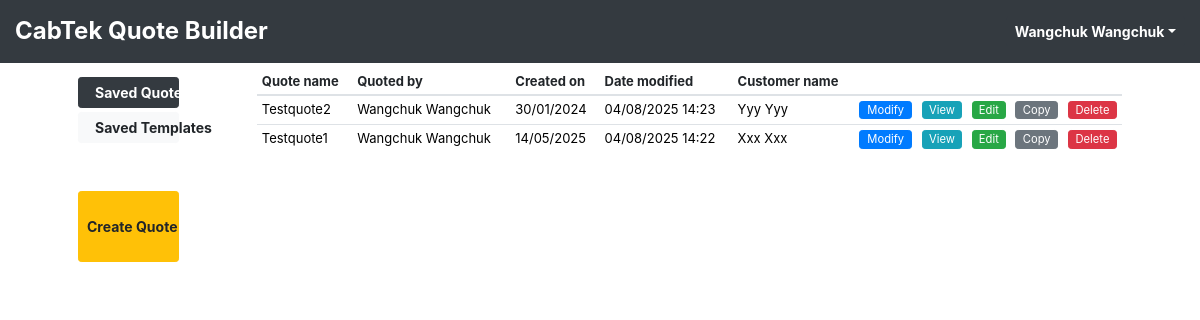
The page /index (signed in) on the database its author committed.
### tables this page shows
CREATE TABLE user_table (
            user_id Integer PRIMARY KEY AUTOINCREMENT,
            user_name TEXT NOT NULL UNIQUE,
            full_name TEXT NOT NULL,
            email_id TEXT NOT NULL,
            user_password TEXT NOT NULL,
            mobile_no TEXT,
            phone_no TEXT,
            user_type_id Integer
            
        );

CREATE TABLE quotes_table (
            quote_id INTEGER PRIMARY KEY AUTOINCREMENT,
            quote_name TEXT NOT NULL UNIQUE,
            user_id INTEGER NOT NULL,
            date_quote_created TEXT,
            customer_name TEXT,
            customer_email TEXT,
            customer_phone_no TEXT,
            delivery_info TEXT,
            quote_name_lower_case TEXT,
            time_stamp INTEGER,
            rev_date TEXT,
            is_template TEXT,
            quote_status_id INTEGER
        , revision_dates TEXT, joinery_supply_type TEXT, is_diy Text, company_id Integer);

### app.py (the view)
@app.route('/index')
@app.route('/index/<showSavedTemplate>')
def index(showSavedTemplate = 'no'):
    try:
        if 'user_info' in session:
            current_user_id = session['user_info']['user_id']
            quotes_by_user_id = quote_builder_db.get_quotes_by_user_id(current_user_id)
            for i in range(len(quotes_by_user_id)):
                user_id = quotes_by_user_id[i]['user_id']
                quotes_by_user_id[i]['quoted_by'] = quote_builder_db.get_user_info_by_id(user_id)['full_name']
                quote_status_id = quotes_by_user_id[i]['quote_status_id']
                quotes_by_user_id[i]['quote_status'] = quote_builder_db.get_quote_status_name(quote_status_id)
            has_saved_quotes = True if any(row['is_template'] == 'no' for row in quotes_by_user_id) else False
            has_saved_template_quotes = True if any(row['is_template'] == 'yes' for row in quotes_by_user_id) else False
            return render_template('index.html', quotes_by_user_id = quotes_by_user_id, has_saved_quotes = has_saved_quotes, has_saved_template_quotes = has_saved_template_quotes, showSavedTemplate = showSavedTemplate)
        else:
            return render_template('login_error.html')
    except Exception as ex:
        print(f'Error:"{ex}" [In function {inspect.stack()[0][3]}]')

### quote_builder_db_manager.py (called while the page is built)
def create_db_connection():
    QUOTING_DB_PATH = file_folder_paths.TEST_QUOTING_DB_PATH    # For Testing
    connection = sqlite3.connect(QUOTING_DB_PATH)
    connection.row_factory = sqlite3.Row
    return connection

def get_user_info_by_id(user_id):
    user_info = {}
    try:
        user_id = int(user_id)
        sql = f' SELECT * FROM user_table WHERE user_id = ? '
        connection = create_db_connection()
        cursor = connection.cursor()
        cursor.execute(sql, [user_id])
        row = cursor.fetchone()
        cursor.close()
        connection.close()
        if row != None:
            user_info = {key: row[key] for key in row.keys()}
        return user_info
    except Exception as ex:
        print(f'Error:"{ex}" [In function {inspect.stack()[0][3]}]')
        return user_info

def get_quote_status_name(quote_status_id):
    quote_status_name = ""
    try:
        quote_status_id = int(quote_status_id)
        sql = f' SELECT * FROM quote_status_table WHERE quote_status_id = ? '
        connection = create_db_connection()
        cursor = connection.cursor()
        cursor.execute(sql, [quote_status_id])
        row = cursor.fetchone()
        cursor.close()
        connection.close()
        return row['quote_status']  if row  else quote_status_name
    except Exception as ex:
        print(f'Error:"{ex}" [In function {inspect.stack()[0][3]}]')
        return quote_status_name

def get_quotes_by_user_id(user_id):
    quotes_by_user_id = []
    try:
        user_id = int(user_id)
        sql = ''' SELECT * FROM quotes_table WHERE user_id=? ORDER BY time_stamp DESC'''
        connection = create_db_connection()
        cursor = connection.cursor()
        cursor.execute(sql,[user_id])
        rows = cursor.fetchall()
        cursor.close()
        connection.close()
        for row in rows:
            quotes_by_user_id.append({key: row[key] for key in row.keys()})
        return quotes_by_user_id
    except Exception as ex:
        print(f'Error:"{ex}" [In function {inspect.stack()[0][3]}]')
        return quotes_by_user_id

### templates/index.html (shortened to what this page needs)
{% include "header.html" %}
<div class="main-div">
    {% if "user_info" in session %}
    <div class="row ml-5 mr-5">
        <div class="col-md-2 " id="index_buttons_div">
            <div class="mr-5">
                <button type="button" class="btn btn-sm {{'btn-dark' if showSavedTemplate == 'no' else 'btn-light '}} full-width  mt-1 mb-1 bold text-left pl-3" id="saved_quote_btn" onclick="showSavedQuotesDiv()">Saved Quotes</button>
                <button type="button" class="btn btn-sm {{'btn-dark' if showSavedTemplate == 'yes' else 'btn-light '}} full-width  mb-5 bold text-left pl-3" id="saved_template_btn" onclick="showSavedTemplateDiv()">Saved Templates</button>
                <a type="button" class="btn btn-sm btn-warning full-width  bold mb-4   pt-4 pb-4" id="create_quote_btn" onclick="" href="{{url_for('create_quote')}}">Create Quote </a>
            </div>
        </div>
        <div class="col-md-10" >
            <div class="row" >
                <div class="col-md-12 {{ 'hide' if showSavedTemplate == 'yes' else '' }}" id="saved_quote_div" style="overflow-x: hidden; overflow-y: auto; height: 85vh;">
                    {% if quotes_by_user_id and has_saved_quotes == true %}
                    <table class="table table-sm table-hover" id="saved_quote_table" >
                        <thead>
                            <tr>
                                <th scope="col" class="border-top-0">Quote name</th>
                                <th scope="col" class="border-top-0">Quoted by</th>
                                <th scope="col" class="border-top-0">Created on</th>
                                <th scope="col" class="border-top-0">Date modified</th>
                                <th scope="col" class="border-top-0">Customer name</th>
                                <th colspan="5" class="border-top-0 "></th>
                            </tr>
                        </thead>
                        <tbody>
                            {% for quote in quotes_by_user_id %}
                            {% if quote['is_template'] == 'no' %}
                            <tr id="quote_id_{{quote['quote_id']}}">
                                <td>
                                    {{ quote['quote_name'] }}
                                </td>
                                <td>{{ quote['quoted_by'] }}</td>
                                <td>{{ quote['date_quote_created'] }}</td>
                                <td> {{ quote['rev_date']}}</td>
                                <td>{{ quote['customer_name'] }}</td>
                                <td><a href="{{url_for('add_quote_details',quote_name = quote['quote_name'] )}}" type="button" class="btn btn-sm btn-primary full-width p-0 m-0 "><small class=" pl-1 pr-1">Modify</small></a></td>
                                <td><a href="{{url_for('view_quote',quote_name = quote['quote_name'] )}}" type="button" class="btn btn-sm btn-info full-width p-0 m-0"><small class=" pl-1 pr-1">View</small></a></td>
                                <td><a href="{{url_for('edit_quote',quote_id = quote['quote_id'] )}}" type="button" class="btn btn-sm btn-success full-width p-0 m-0"><small class=" pl-1 pr-1">Edit</small></a></td>
                                <td><button type="button" class="btn btn-sm btn-secondary full-width p-0 m-0 " data-quote_name="{{quote['quote_name']}}" data-quote_id="{{quote['quote_id']}}" onclick="copyQuoteAndDetails(this)"><small class=" pl-1 pr-1">Copy</small></button></td>
                                <td><button type="button" class="btn btn-sm btn-danger full-width p-0 m-0" data-quote_name="{{quote['quote_name']}}" data-quote_id="{{quote['quote_id']}}" data-is_template="{{quote['is_template']}}" onclick="deleteQuote(this)"><small
                                            class=" pl-1 pr-1">Delete</small></button></td>
                            </tr>
                            {% endif %}
                            {% endfor %}
                        </tbody>
                    </table>
                    {% else %}
                    <h6 class="text-danger mt-5 ">No quotes added yet!</h6>
                    {% endif %}
                </div>
            </div>
        </div>
    </div>
    {% else %}
    <center>
        <p class=" text-red">Ooopss.. Seems like you are logged out..</p>
        <a href="{{url_for('login')}}"> Click here to login again </a>
    </center>
    {% endif %}
</div>
{% include "footer.html" %}

### templates/header.html (shortened to what this page needs)
<html lang="en">
{% set active_page = page_name %}
<head>
    <link href="{{ url_for('static', filename='vendor/bootstrap4/css/bootstrap.min.css') }}" rel="stylesheet">
    <link href="{{ url_for('static', filename='mycss/styles.css')}}" rel="stylesheet">
    <link href="{{ url_for('static', filename='mycss/view_quote_style.css')}}" rel="stylesheet">
    <link rel="stylesheet" type="text/css" href="{{ url_for('static', filename='mycss/disble_printing.css')}}" media="print" />
</head>
<body>
    <nav class="navbar navbar-expand-lg bg-dark sticky-top p-0">
        <div class="container-fluid  m-0 pt-3 pb-3">
            <div class="nav navbar-nav">
                <p class="nav-link text-white bold h4 p-0  m-0 mr-5">CabTek Quote Builder</p>
            </div>
            <div class="dropdown nav navbar-nav navbar-right   p-0">
                {% if 'user_info' in session %}
                <button class="btn btn-sm btn-dark dropdown-toggle bold" type="button" id="dropdownMenuUser" data-toggle="dropdown" aria-haspopup="true" aria-expanded="false">{{ session['user_info']['full_name'] }}</button>
                {% endif %}
            </div>
        </div>
    </nav>

### templates/footer.html (shortened to what this page needs)
</body>
</html>

### static/mycss/styles.css (style rules this page uses)
.main-div { margin: 10px 15px 10px 15px; }
#saved_quote_table th, #saved_template_table th { font-size: 13px; padding-top: 0px; }
#saved_quote_table td, #saved_template_table td { font-size: 13px; }
.full-width { display: block; width: 100%; }
.bold { font-weight: bold; }
.text-white { color: white; }

### static/mycss/view_quote_style.css (style rules this page uses)
table td { font-size: 16px; padding-top: 0; padding-bottom: 0; margin: 0; color: black; }

### rows shown on the page
user_table: user_info.full_name "Wangchuk Wangchuk", quoted_by "Wangchuk Wangchuk" "Wangchuk Wangchuk"
quotes_table: quote_name "Testquote2", date_quote_created "30/01/2024", rev_date "04/08/2025 14:23", customer_name "Yyy Yyy"
quotes_table: quote_name "Testquote1", date_quote_created "14/05/2025", rev_date "04/08/2025 14:22", customer_name "Xxx Xxx"
